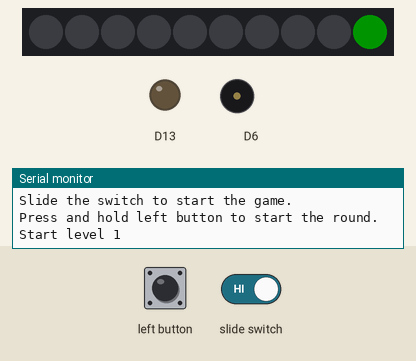
Recording of a sketch running on a simulated Adafruit Circuit Playground Express. Parts: 10 RGB LEDs in strip order, left to right, output pins drawn as LEDs (lit = HIGH), buzzer (waves = sounding), the last lines printed to the serial monitor. The inputs (shaded band) are chosen by the test bench. Dim RGB values are drawn brighter than linear; random numbers use the default seed unless the sketch sets one.

Above: at 4.9 s.
5.0 s: left button pressed for 0.15 s
At 5.26 s:
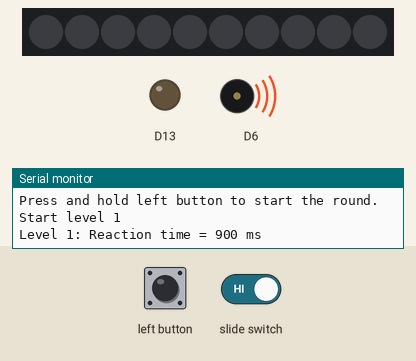
At 6.3 s:
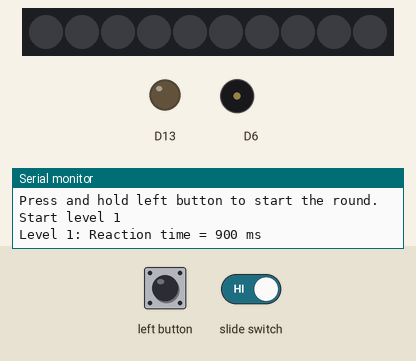
8.1 s: left button pressed for 3.2 s
At 16.4 s:
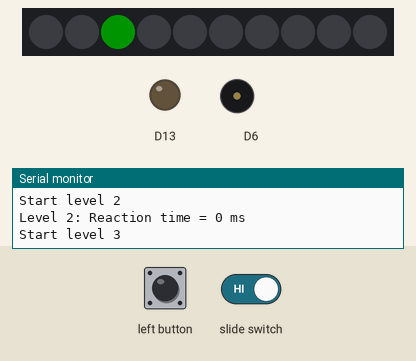
Timing chart, 0 to 17.9 s (numbered marks = the images above; inputs shaded):
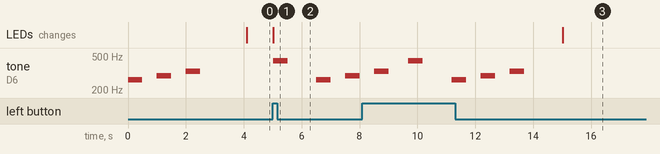

Measured:
- after the input at 5.0 s, tone on D6: plays 440 Hz for 0.50 s, 262 Hz for 0.50 s, 294 Hz for 0.50 s, starting at once; the LEDs: change at once (image 1)
- by itself, tone on D6: plays 262 Hz for 0.50 s, 294 Hz for 0.50 s, 330 Hz for 0.50 s

The sketch:

reactiontimegamefin.ino
```cpp
#include <Adafruit_CircuitPlayground.h>
#include <Wire.h>

// Initial game settings
int level = 1;
const int MAX_LEVELS = 5;
int score = 0;

void setup() {
CircuitPlayground.begin();
Serial.begin(9600);

Serial.println("Slide the switch to start the game.");
while (!CircuitPlayground.slideSwitch()) {
delay(100);
}
Serial.println("Press and hold left button to start the round.");
reactionTimeGame();
Serial.println("End of game");
}

void loop() {
if (CircuitPlayground.slideSwitch()) {
resetGame();
}
}

// Function to play a tone
void playTone(int frequency, int duration) {
CircuitPlayground.playTone(frequency, duration);
}

// Function to light up a random LED
void lightUpRandomLED(int &ledNum) {
ledNum = random(10);
CircuitPlayground.setPixelColor(ledNum, 0, 255, 0);
}

// Function to clear all LEDs
void clearLEDs() {
for (int i = 0; i < 10; i++) {
CircuitPlayground.setPixelColor(i, 0, 0, 0);
}
}

// Function to announce the final score
void announceScore(int score) {
Serial.println("Level up!");
Serial.print("Final Score: ");
Serial.println(score);
}

// Function to handle the reaction time game logic
void reactionTimeGame() {
while (level <= MAX_LEVELS) {
Serial.print("Start level ");
Serial.println(level);

playTone(262, 500);
delay(500);
playTone(294, 500);
delay(500);
playTone(330, 500);

float randomDelay = random(1000, 3000) / 1000.0 - (level * 0.2);
delay(randomDelay * 1000);

int ledNum;
lightUpRandomLED(ledNum);

unsigned long startTime = millis();
while (true) {
if (CircuitPlayground.leftButton()) {
unsigned long reactionTime = millis() - startTime;
clearLEDs();
Serial.print("Level ");
Serial.print(level);
Serial.print(": Reaction time = ");
Serial.print(reactionTime);
Serial.println(" ms");

if (reactionTime < 250) {
score += 10;
} else {
score += 5;
}
playTone(440, 500);
break;
}
delay(10);
}

level++;
delay(1000);
}

announceScore(score);

// Reset game if slide switch is toggled
while (CircuitPlayground.slideSwitch()) {
Serial.println("Slide the switch to reset the game.");
delay(1000);
}
resetGame();
}

// Function to reset the game
void resetGame() {
level = 1;
score = 0;
Serial.println("Game reset.");
setup();
}
```
